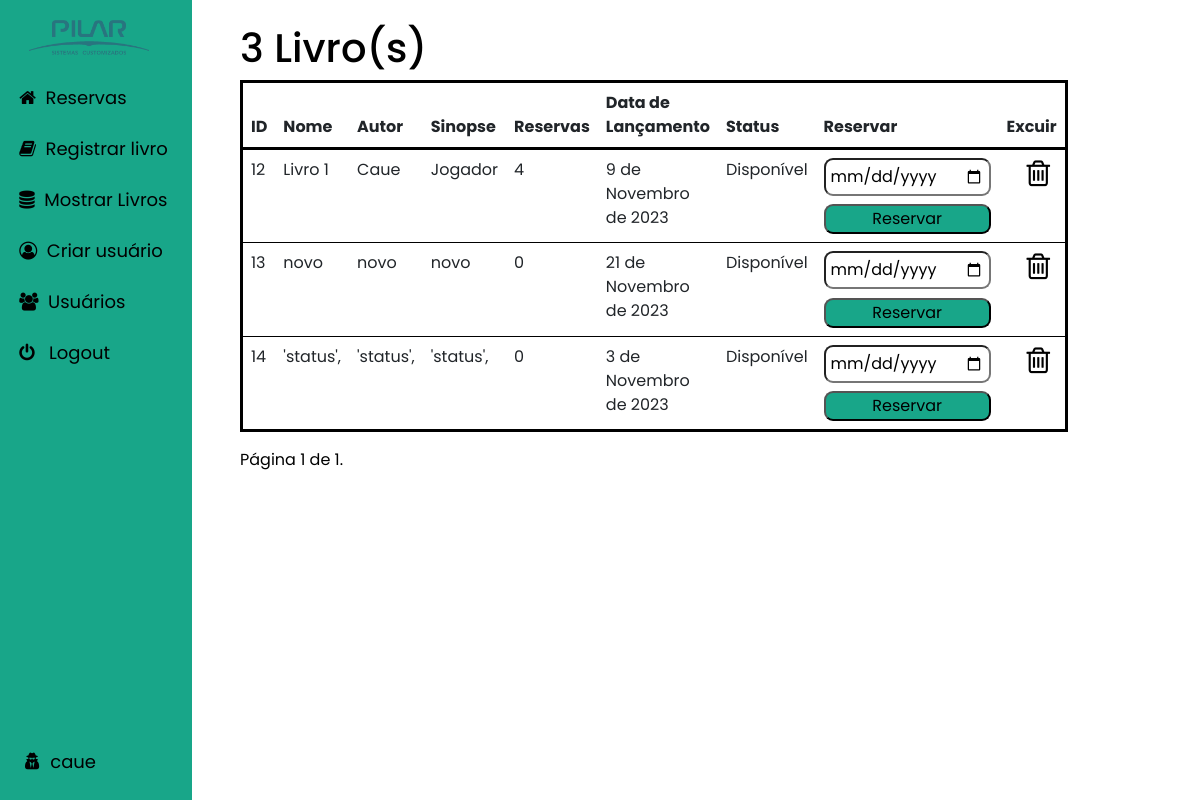
The page /show_books/ (signed in) on the database as committed earlier.
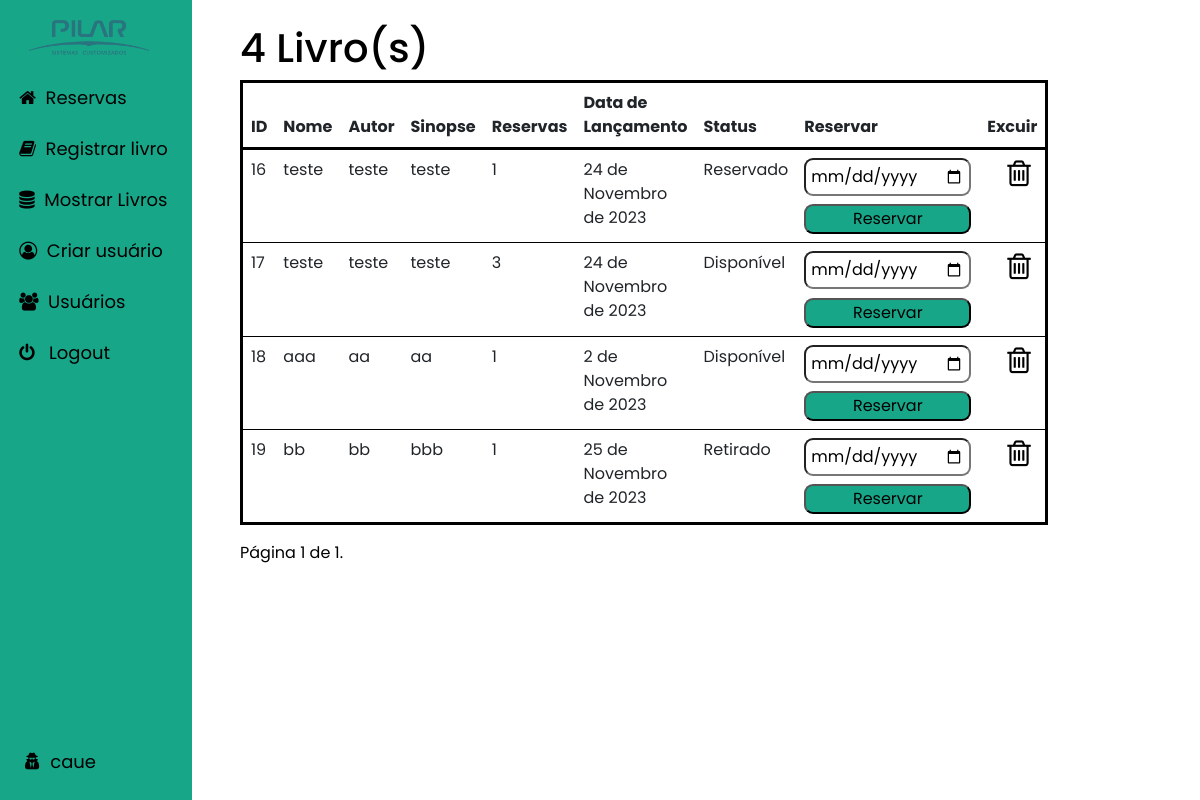
The same page on the database as committed later.
### main/models.py (models this page shows, shortened)
class Books(models.Model):
    name = models.CharField(max_length=200, blank=True, null=True)
    author = models.CharField(max_length=200, blank=True, null=True)
    synopsis = models.CharField(blank=True, null=True, max_length=200)
    reservations = models.ManyToManyField(Reservation, blank=True)
    reservas = models.IntegerField(default=0)
    data_lancamento = models.DateField()
    STATUS_CHOICES = [
        ('Disponível', 'Disponível'),
        ('Reservado', 'Reservado'),
        ('Retirado', 'Retirado'),
    ]
    status = models.CharField(
        max_length=20,
        choices=STATUS_CHOICES,
        default='Disponível',
    )

### main/views.py (the view)
# urls.py: path("show_books/", views.show_books, name="show_books"),
@login_required
def show_books(request):
    books = Books.objects.all()
    books_count = Books.objects.count()
    paginator = Paginator(books, 6)
    page = request.GET.get('page')
    try:
        books = paginator.page(page)
    except PageNotAnInteger:
        books = paginator.page(1)
    except EmptyPage:
        books = paginator.page(paginator.num_pages)
    context = {'books_count': books_count, 'books': books}
    return render(request, 'show_books.html', context)

### main/templates/show_books.html (shortened to what this page needs)
{% extends 'base.html' %}
{% load static %}
{% block content %}
<section class="wrapper" style="margin-left: 20%; margin-right: 30%; margin-top: 2%;">
<div class="table-wrapper">
    <h1> {{ books_count }} Livro(s)</h1>
    <table class="table" style="padding: 10px; border: 3px solid black; border-radius: 5%; border-style: solid;">
        <thead class="table-head" style="background-color: #18a689; border: 3px solid black;">
            <tr style="border: 1px solid black">
                <th>ID</th>
                <th>Nome</th>
                <th>Autor</th>
                <th>Sinopse</th>
                <th>Reservas</th>
                <th>Data de Lançamento</th>
                <th>Status</th>
                <th>Reservar</th>
                <th>Excuir</th>
            </tr>
        </thead>
        <tbody>
        {% for book in books %}
            <tr style="padding: 10px;">
                <td>{{ book.id }}</td>
                <td>{{ book.name }}</td>
                <td>{{ book.author }}</td>
                <td>{{ book.synopsis }}</td>
                <td>{{ book.reservas }}</td>
                <td>{{ book.data_lancamento }}</td>
                <td>{{ book.status }}</td>
                <td>
                    <form method="post" action="{% url 'reserve_book' book.id %}">
                        <input type="date" id="userDateInput" style="width: 100%;" name="user_date">
                        <button style="margin-top: 5%;" type="submit" > Reservar </button>
                    </form>
                </td>
                <td>
                    <a style="margin-left: 20px; text-decoration: none;" href="{% url 'del_books' book.id %}" onclick="return confirm('Are you sure you want to delete this book?')">
                        <i class="fa fa-trash-o" aria-hidden="true" style="font-size: 30px;"></i>
                    </a>
                </td>
            </tr>
        {% endfor %}
        </tbody>
    </table>
    <div class="pagination">
        <span class="step-links">
            <span class="current" style="padding-right: 10px;">Página {{ books.number }} de {{ books.paginator.num_pages }}.</span>
        </span>
    </div>
</div>
</section>
{% endblock %}

Rows that differ between the two databases and show on the page:
removed Books: id "12", name "Livro 1", author "Caue", synopsis "Jogador", reservas "4", data_lancamento "9 de Novembro de 2023", status "Disponível"
removed Books: id "13", name "novo", author "novo", synopsis "novo", reservas "0", data_lancamento "21 de Novembro de 2023", status "Disponível"
removed Books: id "14", name "'status',", author "'status',", synopsis "'status',", reservas "0", data_lancamento "3 de Novembro de 2023", status "Disponível"
added Books: id "16", name "teste", author "teste", synopsis "teste", reservas "1", data_lancamento "24 de Novembro de 2023", status "Reservado"
added Books: id "17", name "teste", author "teste", synopsis "teste", reservas "3", data_lancamento "24 de Novembro de 2023", status "Disponível"
added Books: id "18", name "aaa", author "aa", synopsis "aa", reservas "1", data_lancamento "2 de Novembro de 2023", status "Disponível"
added Books: id "19", name "bb", author "bb", synopsis "bbb", reservas "1", data_lancamento "25 de Novembro de 2023", status "Retirado"
Other text that changed with them:
{{ books_count }}: "3" → "4"
